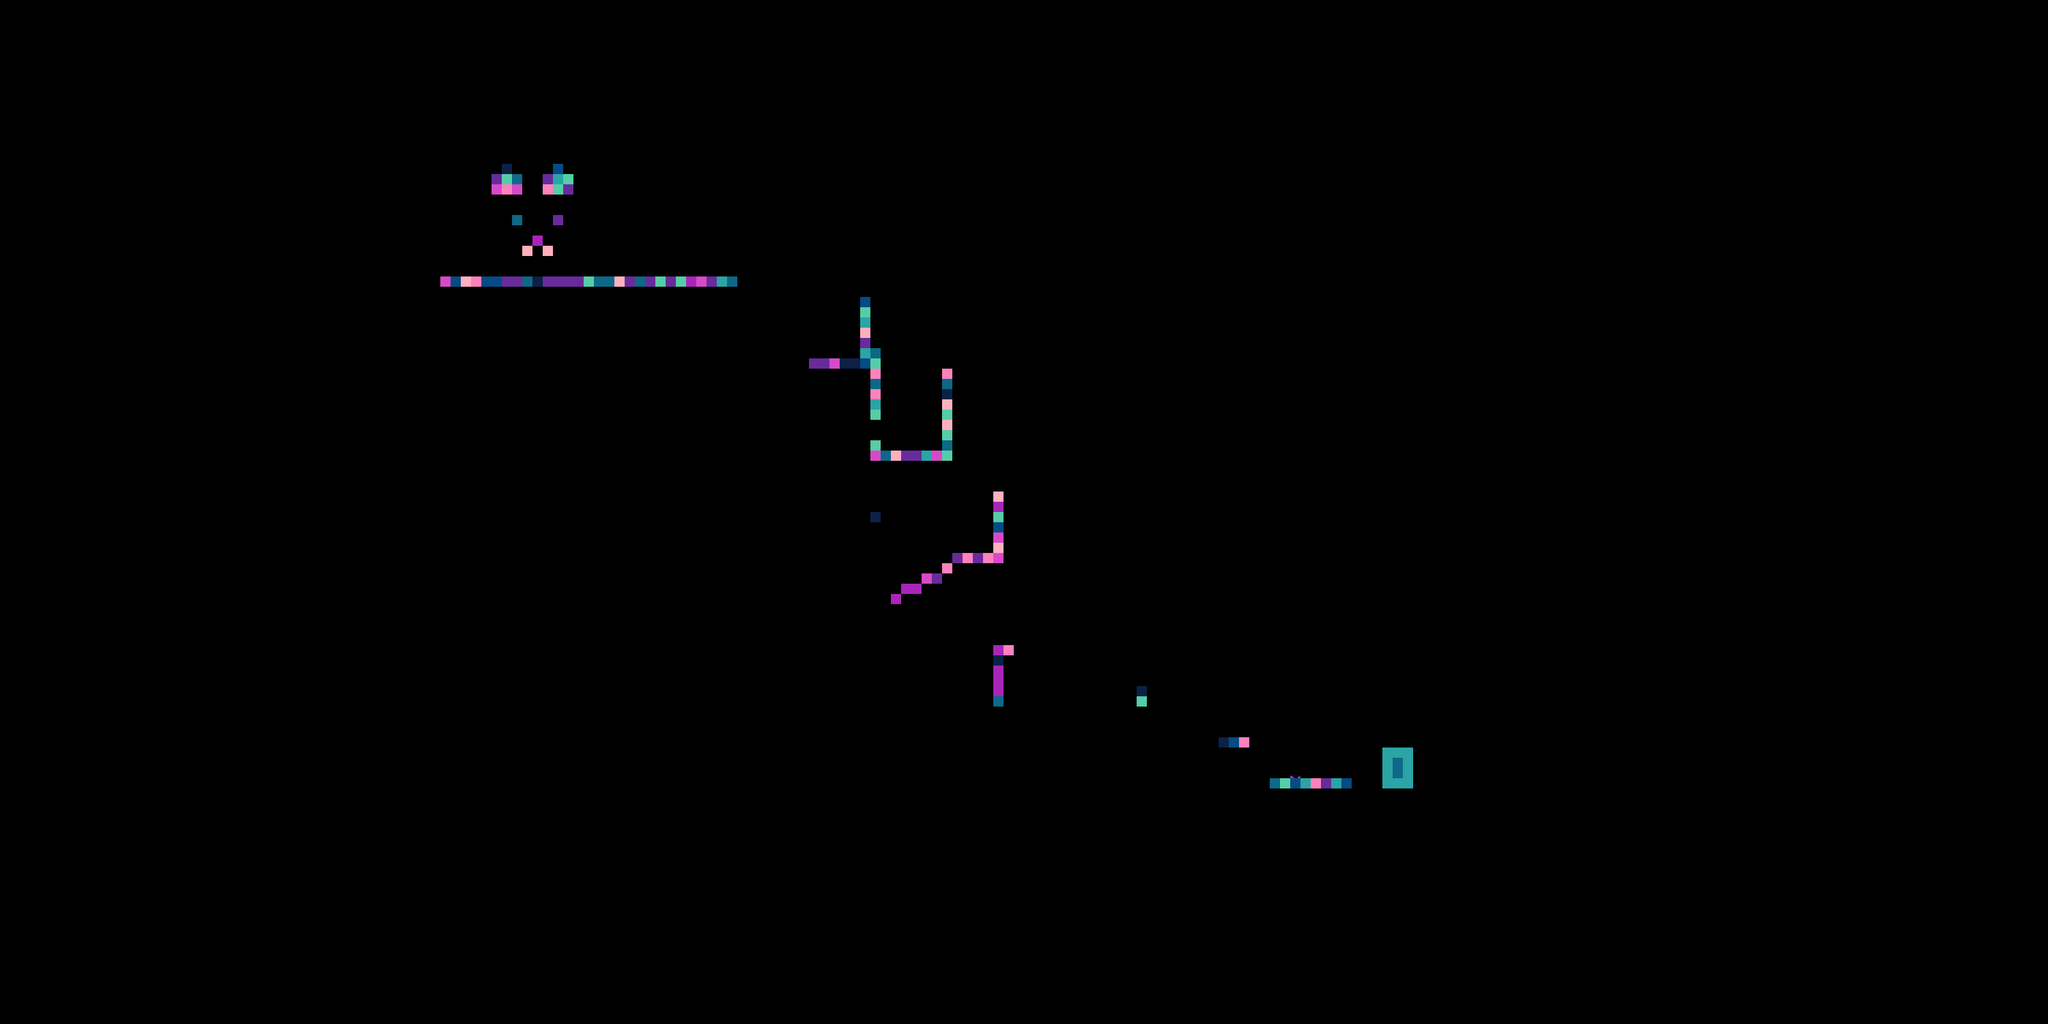

The image is a tile-based game level rendered from a .tmx file. Its description and source (layers, tilesets, objects; grid data summarised) follow:
An orthogonal 200x100 tile map with 16x16 px tiles, 6 tile layers (Tile Layer 1, physics, GOUPS, GODOWNS, ...).

<map version="1.10" tiledversion="1.10.1" orientation="orthogonal" renderorder="right-down" width="200" height="100" tilewidth="16" tileheight="16" infinite="0" nextlayerid="7" nextobjectid="1">
 <editorsettings>
  <export target="_.csv" format="csv" />
 </editorsettings>
 <tileset firstgid="1" source="../../tileset.tsx" />
 <layer id="1" name="Tile Layer 1" width="200" height="100" opacity="0.26">
  <data>[20000 cells, 0 non-empty, 0 distinct tile ids]</data>
 </layer>
 <layer id="2" name="physics" width="200" height="100">
  <data>[20000 cells, 103 non-empty, 10 distinct tile ids]</data>
 </layer>
 <layer id="3" name="GOUPS" width="200" height="100">
  <data>[20000 cells, 12 non-empty, 2 distinct tile ids]</data>
 </layer>
 <layer id="4" name="GODOWNS" width="200" height="100">
  <data>[20000 cells, 0 non-empty, 0 distinct tile ids]</data>
 </layer>
 <layer id="5" name="fillins" width="200" height="100">
  <data>[20000 cells, 19 non-empty, 10 distinct tile ids]</data>
 </layer>
 <layer id="6" name="playerpos" width="200" height="100">
  <data>[20000 cells, 1 non-empty, 1 distinct tile ids]</data>
 </layer>
</map>
